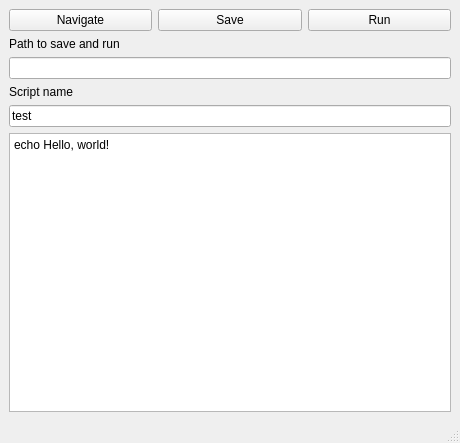
<?xml version="1.0" encoding="UTF-8"?>
<ui version="4.0">
 <class>MainWindow</class>
 <widget class="QMainWindow" name="MainWindow">
  <property name="geometry">
   <rect>
    <x>0</x>
    <y>0</y>
    <width>460</width>
    <height>443</height>
   </rect>
  </property>
  <property name="windowTitle">
   <string>MainWindow</string>
  </property>
  <widget class="QWidget" name="centralwidget">
   <layout class="QVBoxLayout" name="verticalLayout_2">
    <item>
     <layout class="QVBoxLayout" name="verticalLayout">
      <item>
       <layout class="QHBoxLayout" name="horizontalLayout">
        <item>
         <widget class="QPushButton" name="navigateButton">
          <property name="text">
           <string>Navigate</string>
          </property>
         </widget>
        </item>
        <item>
         <widget class="QPushButton" name="saveButton">
          <property name="text">
           <string>Save</string>
          </property>
         </widget>
        </item>
        <item>
         <widget class="QPushButton" name="runButton">
          <property name="text">
           <string>Run</string>
          </property>
         </widget>
        </item>
       </layout>
      </item>
      <item>
       <widget class="QLabel" name="label_2">
        <property name="text">
         <string>Path to save and run</string>
        </property>
       </widget>
      </item>
      <item>
       <widget class="QLineEdit" name="scriptPathEdit"/>
      </item>
      <item>
       <widget class="QLabel" name="label">
        <property name="text">
         <string>Script name</string>
        </property>
       </widget>
      </item>
      <item>
       <widget class="QLineEdit" name="scriptNameEdit">
        <property name="sizePolicy">
         <sizepolicy hsizetype="MinimumExpanding" vsizetype="Fixed">
          <horstretch>0</horstretch>
          <verstretch>0</verstretch>
         </sizepolicy>
        </property>
        <property name="text">
         <string>test</string>
        </property>
       </widget>
      </item>
      <item>
       <widget class="MyPlainTextEdit" name="scriptBodyEdit">
        <property name="sizePolicy">
         <sizepolicy hsizetype="MinimumExpanding" vsizetype="Expanding">
          <horstretch>0</horstretch>
          <verstretch>0</verstretch>
         </sizepolicy>
        </property>
        <property name="plainText">
         <string>echo Hello, world!</string>
        </property>
       </widget>
      </item>
     </layout>
    </item>
   </layout>
  </widget>
  <widget class="QMenuBar" name="menubar">
   <property name="geometry">
    <rect>
     <x>0</x>
     <y>0</y>
     <width>460</width>
     <height>21</height>
    </rect>
   </property>
  </widget>
  <widget class="QStatusBar" name="statusbar"/>
 </widget>
 <customwidgets>
  <customwidget>
   <class>MyPlainTextEdit</class>
   <extends>QPlainTextEdit</extends>
   <header location="global">myplaintextedit.h</header>
  </customwidget>
 </customwidgets>
 <resources/>
 <connections/>
</ui>
